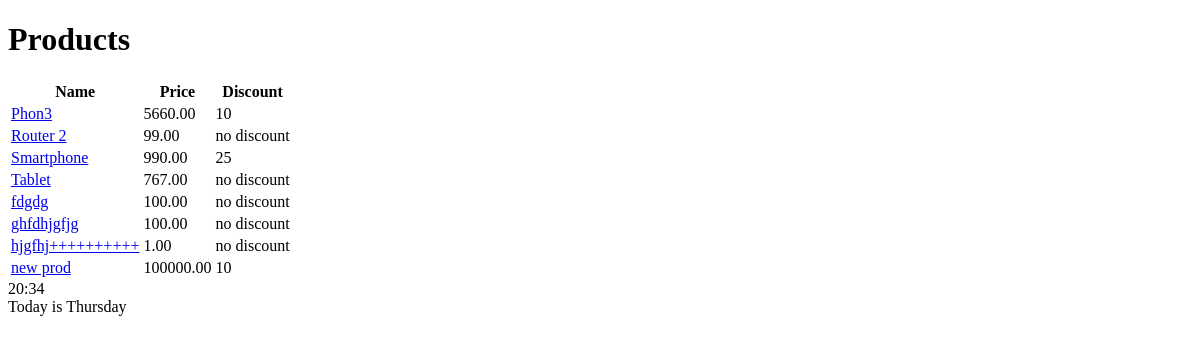
Page /shop/products/ on the earlier database version.
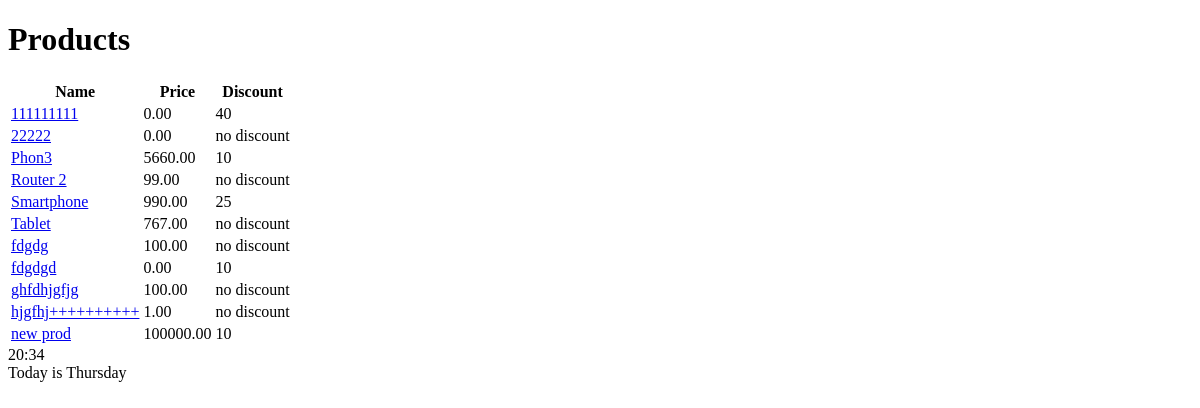
Same page on the later database version.
### shopapp/models.py (models this page shows, shortened)
class Product(models.Model):
    class Meta:
        ordering = ['name', 'price']
    name = models.CharField(max_length=100)
    description = models.TextField(null=False, blank=True)
    price = models.DecimalField(default=0, max_digits=8, decimal_places=2)
    discount = models.PositiveSmallIntegerField(default=0)
    created_at = models.DateTimeField(auto_now_add=True)
    archived = models.BooleanField(default=False)
    created_by=models.ForeignKey(User, on_delete=models.PROTECT)

### shopapp/views.py (the view)
# urls.py: path('products/', ProductsListView.as_view(), name='product-list'),
class ProductsListView(ListView):
    model = Product
    context_object_name = "products"
    queryset = model.objects.filter(archived=False)

### shopapp/templates/shopapp/product_list.html (shortened to what this page needs)
{% extends 'shopapp/base.html' %}
{% block body %}
    <h1> Products </h1>
    <div>
        <table>
            <tr>
                <th>Name</th>
                <th>Price</th>
                <th>Discount</th>
            </tr>
        {% for product in products %}
            <tr>
                <td><a href={% url 'shopapp:product-detail' pk=product.pk %}>{{ product.name }} </a></td>
                <td> {{ product.price}} </td>
                <td> {% firstof product.discount 'no discount'  %} </td>
            </tr>
        {% empty %}
            No products here
        {% endfor%}
        </table>
    </div>
{% endblock %}

Differences in the rows shown:
added Product: name "111111111", price "0.00", discount "40"
added Product: name "22222", price "0.00", discount "no discount"
added Product: name "fdgdgd", price "0.00", discount "10"
